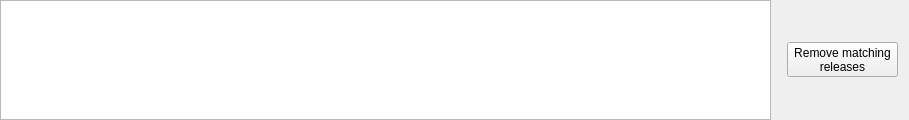
<?xml version="1.0" encoding="UTF-8"?>
<ui version="4.0">
 <class>MatchingRecords</class>
 <widget class="QWidget" name="MatchingRecords">
  <property name="geometry">
   <rect>
    <x>0</x>
    <y>0</y>
    <width>909</width>
    <height>120</height>
   </rect>
  </property>
  <property name="windowTitle">
   <string>Form</string>
  </property>
  <layout class="QHBoxLayout" name="horizontalLayout">
   <property name="leftMargin">
    <number>0</number>
   </property>
   <property name="topMargin">
    <number>0</number>
   </property>
   <property name="bottomMargin">
    <number>0</number>
   </property>
   <item>
    <widget class="QListWidget" name="recordingsListWidget">
     <property name="sizePolicy">
      <sizepolicy hsizetype="Preferred" vsizetype="Expanding">
       <horstretch>0</horstretch>
       <verstretch>0</verstretch>
      </sizepolicy>
     </property>
     <property name="verticalScrollBarPolicy">
      <enum>Qt::ScrollBarAlwaysOff</enum>
     </property>
     <property name="editTriggers">
      <set>QAbstractItemView::NoEditTriggers</set>
     </property>
     <property name="showDropIndicator" stdset="0">
      <bool>false</bool>
     </property>
     <property name="movement">
      <enum>QListView::Static</enum>
     </property>
     <property name="flow">
      <enum>QListView::TopToBottom</enum>
     </property>
     <property name="gridSize">
      <size>
       <width>140</width>
       <height>90</height>
      </size>
     </property>
     <property name="viewMode">
      <enum>QListView::IconMode</enum>
     </property>
     <property name="uniformItemSizes">
      <bool>true</bool>
     </property>
     <property name="wordWrap">
      <bool>true</bool>
     </property>
    </widget>
   </item>
   <item>
    <spacer name="horizontalSpacer">
     <property name="orientation">
      <enum>Qt::Horizontal</enum>
     </property>
     <property name="sizeType">
      <enum>QSizePolicy::Preferred</enum>
     </property>
     <property name="sizeHint" stdset="0">
      <size>
       <width>10</width>
       <height>0</height>
      </size>
     </property>
    </spacer>
   </item>
   <item>
    <widget class="QToolButton" name="removeReleasesButton">
     <property name="text">
      <string>Remove matching
releases</string>
     </property>
     <property name="icon">
      <iconset resource="resources.qrc">
       <normaloff>:/acoustid/delete</normaloff>:/acoustid/delete</iconset>
     </property>
     <property name="toolButtonStyle">
      <enum>Qt::ToolButtonTextUnderIcon</enum>
     </property>
    </widget>
   </item>
  </layout>
 </widget>
 <resources>
  <include location="resources.qrc"/>
 </resources>
 <connections/>
</ui>
